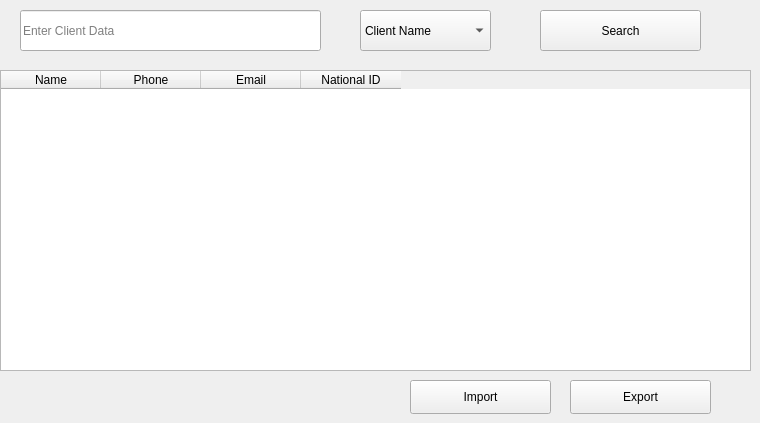
      <widget class="QWidget" name="tab_12">
       <attribute name="title">
        <string>View Client</string>
       </attribute>
       <widget class="QPushButton" name="pushButton_14">
        <property name="geometry">
         <rect>
          <x>540</x>
          <y>10</y>
          <width>161</width>
          <height>41</height>
         </rect>
        </property>
        <property name="text">
         <string>Search</string>
        </property>
        <property name="icon">
         <iconset>
          <normaloff>icons/search.png</normaloff>icons/search.png</iconset>
        </property>
        <property name="iconSize">
         <size>
          <width>20</width>
          <height>20</height>
         </size>
        </property>
       </widget>
       <widget class="QTableWidget" name="tableWidget_3">
        <property name="geometry">
         <rect>
          <x>0</x>
          <y>70</y>
          <width>751</width>
          <height>301</height>
         </rect>
        </property>
        <column>
         <property name="text">
          <string>Name</string>
         </property>
        </column>
        <column>
         <property name="text">
          <string>Phone</string>
         </property>
        </column>
        <column>
         <property name="text">
          <string>Email</string>
         </property>
        </column>
        <column>
         <property name="text">
          <string>National ID</string>
         </property>
        </column>
       </widget>
       <widget class="QLineEdit" name="lineEdit_29">
        <property name="geometry">
         <rect>
          <x>20</x>
          <y>10</y>
          <width>301</width>
          <height>41</height>
         </rect>
        </property>
        <property name="placeholderText">
         <string>Enter Client Data</string>
        </property>
       </widget>
       <widget class="QComboBox" name="comboBox_10">
        <property name="geometry">
         <rect>
          <x>360</x>
          <y>10</y>
          <width>131</width>
          <height>41</height>
         </rect>
        </property>
        <item>
         <property name="text">
          <string>Client Name</string>
         </property>
        </item>
        <item>
         <property name="text">
          <string>Client Phone</string>
         </property>
        </item>
        <item>
         <property name="text">
          <string>Client email</string>
         </property>
        </item>
        <item>
         <property name="text">
          <string>Client National ID</string>
         </property>
        </item>
       </widget>
       <widget class="QPushButton" name="pushButton_38">
        <property name="geometry">
         <rect>
          <x>410</x>
          <y>380</y>
          <width>141</width>
          <height>34</height>
         </rect>
        </property>
        <property name="text">
         <string>Import</string>
        </property>
        <property name="icon">
         <iconset>
          <normaloff>icons/import.png</normaloff>icons/import.png</iconset>
        </property>
        <property name="iconSize">
         <size>
          <width>20</width>
          <height>20</height>
         </size>
        </property>
       </widget>
       <widget class="QPushButton" name="pushButton_39">
        <property name="geometry">
         <rect>
          <x>570</x>
          <y>380</y>
          <width>141</width>
          <height>34</height>
         </rect>
        </property>
        <property name="text">
         <string>Export</string>
        </property>
        <property name="icon">
         <iconset>
          <normaloff>icons/export.png</normaloff>icons/export.png</iconset>
        </property>
        <property name="iconSize">
         <size>
          <width>20</width>
          <height>20</height>
         </size>
        </property>
       </widget>
      </widget>
